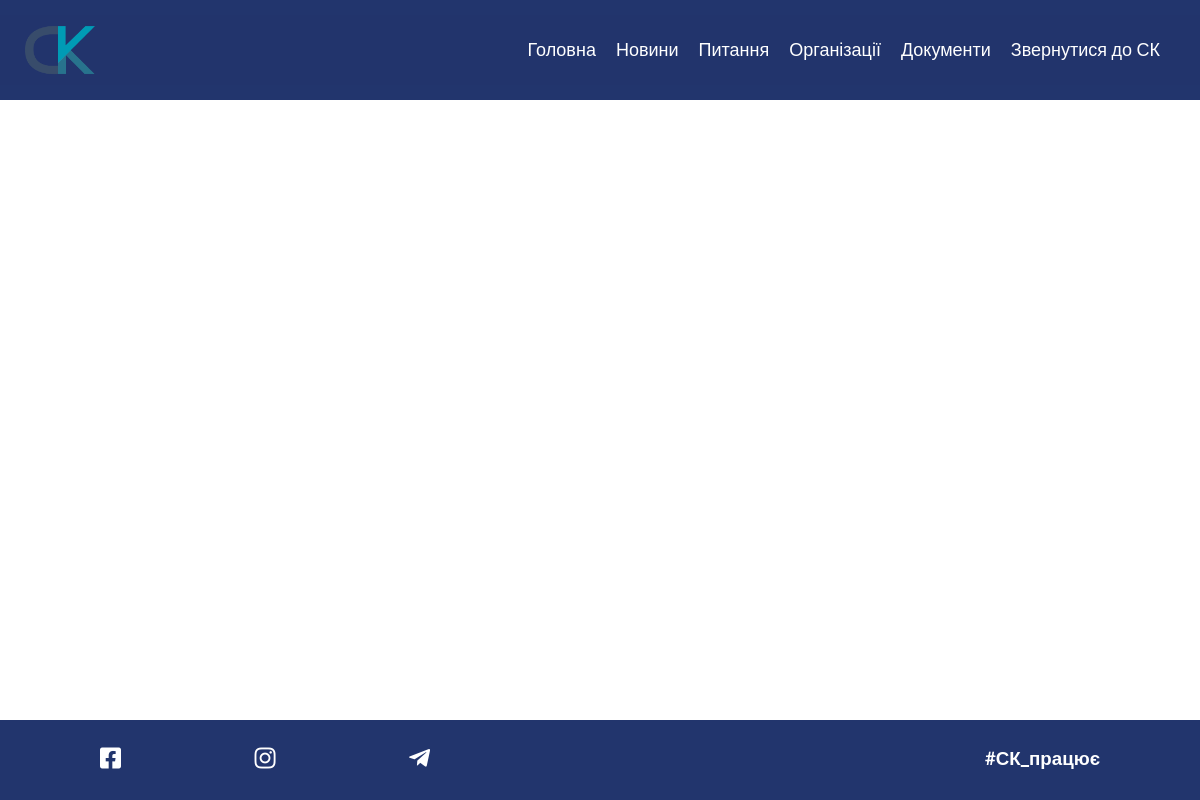
Page /documents/ on the earlier database version.
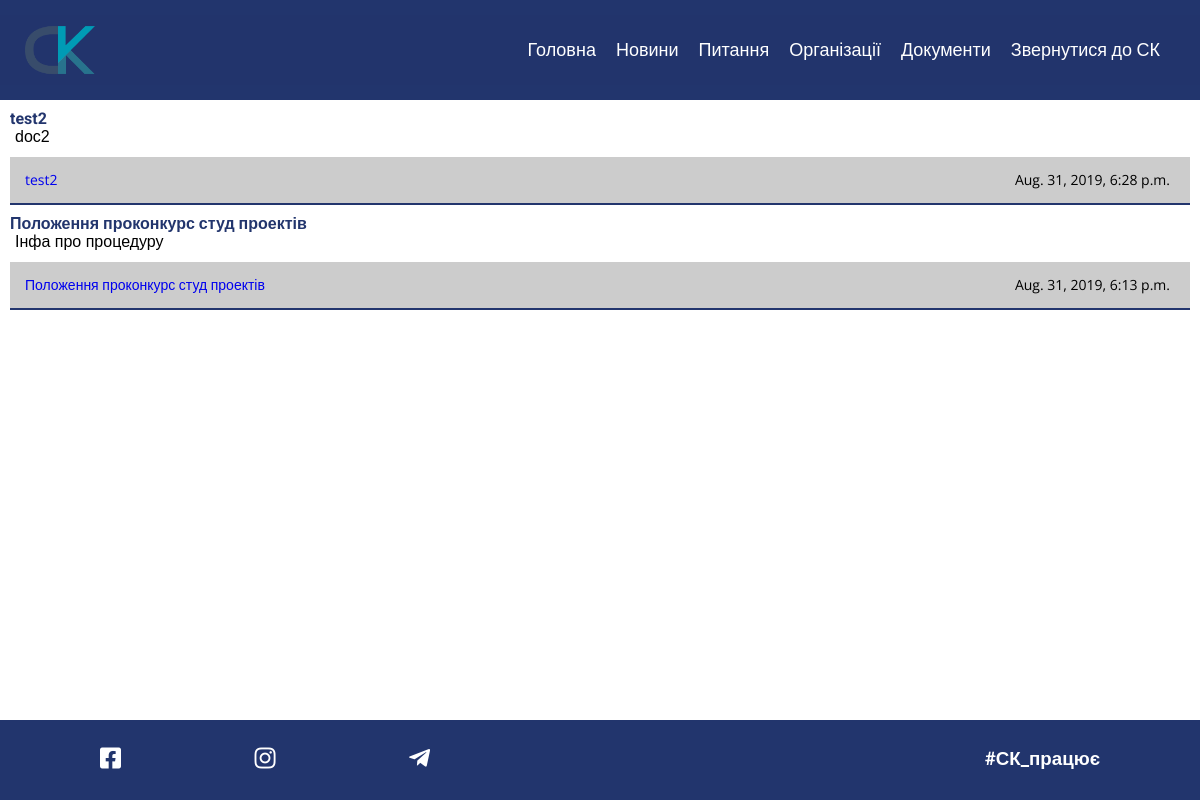
Same page on the later database version.
### skSite/models.py (models this page shows)
class Document(models.Model):
    date_posted = models.DateTimeField(default=timezone.now)
    doc_name = models.CharField(max_length=100)
    doc_description = models.CharField(max_length=200)
    file = models.FileField(upload_to='documents_pdfs')

### skSite/views.py (the view)
# urls.py: path('documents/', views.docs, name='docs'),
def docs(request):
    docs = Document.objects.all().order_by('-id')
    return render(request, 'skSite/docs.html', {'docs':docs, })

### skSite/templates/skSite/docs.html (shortened to what this page needs)
{% extends 'skSite/base.html' %}
{% load static %}
{% block content %}
    <div class = "bodyDocs">
        {% for doc in docs %}
            <div class = "soloDoc" style="margin: 10px 10px">
                <h1 style="font-size: 16px;color: #22356d">{{ doc.doc_name }}</h1>
                <p>{{ doc.doc_description }}</p>
                <code style="border-bottom: 2px solid #22356d">
                    <a href = "{{ doc.file.url }}">{{ doc.doc_name }}</a>
                    <p style="float: right;"> {{ doc.date_posted }} </p>
                </code>
            </div>
        {% endfor %}
    </div>
{% endblock content %}

### skSite/templates/skSite/base.html (shortened to what this page needs)
<!DOCTYPE html>
{% load static %}
<html lang="en">
<head>
    <link rel="stylesheet" href="https://use.fontawesome.com/releases/v5.8.2/css/all.css">
    <link rel="stylesheet" type="text/css" href="{% static 'skSite/scss/base.css' %}">
</head>
<body>
    {% include 'skSite/header.html' %}
    <div class="content">
        {% block content %}{% endblock %}
    </div>
    {% include 'skSite/footer.html' %}
</body>
</html>

### skSite/templates/skSite/header.html (shortened to what this page needs)
{% load static %}
<header class="header" id="header">
    <link rel="stylesheet" type="text/css" href="{% static 'skSite/scss/header.css' %}">
    <nav class="navbar">
        <a href = "{% url 'index' %}">
            <img src="{% static 'skSite/img/group_images/sk.png' %}" alt="" class="header__img" align="left">
        </a>
        <ul class="main-nav" id="js-menu">
            <li>
                <a href="{% url 'index' %}" class="nav__link">
                    Головна
                </a>
            </li>
            <li>
                <a href="{% url 'all-news' %}" class="nav__link">
                    Новини
                </a>
            </li>
            <li>
                <a href="{% url 'faq-info' %}" class="nav__link">
                    Питання
                </a>
            </li>
            <li>
                <a href="{% url 'orgs' %}" class="nav__link">
                    Організації
                </a>
            </li>
            <li>
                <a href="{% url 'docs' %}" class="nav__link">
                    Документи
                </a>
            </li>
            <li>
                 <a href="{% url 'index' %}#ContactUSPage" class="nav__link">
                    Звернутися до СК
                </a>
            </li>
        </ul>
    </nav>
</header>

### skSite/templates/skSite/footer.html
<footer class="footer">
  <div class="container container--footer">
    <ul class="socials__list">
      <li class="socials__item">
        <a href="https://www.facebook.com/StudNaUKMA/" class="socials__link">
          <i class="fab fa-facebook-square socials__icon"></i>
        </a>
      </li>
      <li class="socials__item">
        <a href="https://www.instagram.com/sk_naukma/" class="socials__link">
            <i class="fab fa-instagram socials__icon"></i>
        </a>
      </li>
      <li class="socials__item">
        <a href="https://t.me/StudNaUKMA" class="socials__link">
            <i class="fab fa-telegram-plane socials__icon"></i>
        </a>
      </li>
    </ul>
    <h3 class="footer__title">#СК_працює</h3>
  </div>
</footer>

### skSite/static/skSite/scss/base.css (style rules this page uses)
html { line-height:1.15;-ms-text-size-adjust:100%;-webkit-text-size-adjust:100% }
article,aside,details,figcaption,figure,footer,header,main,menu,nav,section { display:block }
h1 { font-size:2em }
a { background-color:transparent;-webkit-text-decoration-skip:objects;text-decoration:none }
img { border-style:none }
#infoContactBlock,*,legend { -webkit-box-sizing:border-box;box-sizing:border-box }
* { margin:0;padding:0 }
body,html { width:100%;min-height:100vh }
body { display:-webkit-box;display:-ms-flexbox;display:flex;-webkit-box-orient:vertical;-webkit-box-direction:normal;-ms-flex-direction:column;flex-direction:column;font-family:"Open Sans",sans-serif }
body,h1,h2,h3,h4,h5,h6 { margin:0 }
.content { -webkit-box-flex:1;-ms-flex:1 0;flex:1 0 }
.container { width:100%;padding:0 100px }
.header { height:100px;background:#22356d;z-index:10;font-family:"Roboto",sans-serif }
.header__img { max-width:90px;max-height:70px }
.nav__link { color:#fff;text-decoration:none;position:relative }
.nav__link::before { content:'';width:0;height:2px;background:#fff;position:absolute;bottom:-10px;left:50%;-webkit-transform:translateX(-50%);transform:translateX(-50%) }
.nav__link::after { content:'';width:0;height:2px;background:#fff;position:absolute;bottom:-10px;right:50%;-webkit-transform:translateX(50%);transform:translateX(50%) }
.footer { background:#22356d;height:80px;font-family:"Roboto",sans-serif }
.container--footer { width:100%;height:100%;padding:0 100px;overflow:hidden;display:-webkit-box;display:-ms-flexbox;display:flex;-ms-flex-wrap:wrap;flex-wrap:wrap;-webkit-box-pack:justify;-ms-flex-pack:justify;justify-content:space-between;-webkit-box-align:center;-ms-flex-align:center;align-items:center }
.socials__list { width:33%;list-style:none;padding:0;margin:0;display:-webkit-box;display:-ms-flexbox;display:flex;-webkit-box-pack:justify;-ms-flex-pack:justify;justify-content:space-between;-webkit-box-align:center;-ms-flex-align:center;align-items:center }
.socials__item { display:inline-block }
.socials__link { color:#fff;font-size:24px;font-size:1.5rem }
.footer__title { color:#fff;margin:0 }
.info_logo,h1 { font-family:"Roboto",sans-serif }
code { font-size:14px;overflow:hidden;font-family:"Open Sans",sans-serif;background-color:#ccc;padding:15px;display:block;margin-top:10px;margin-bottom:10px }
html { scroll-behavior:smooth }
p,ul { padding-left:5px }
p { padding-right:5px }
ul { list-style-type:none }
html { font-family: 'Open Sans', sans-serif; }
body { height: 100%; width: 100%; }

### skSite/static/skSite/scss/header.css (style rules this page uses)
.header__img { margin-left: 25px; max-width: 90px; max-height: 70px; }
.nav__link { text-decoration: none; position: relative; }
* { box-sizing: border-box; padding: 0; margin: 0; }
body { font-family: 'Josefin Sans', sans-serif; }
.navbar { margin-top: 15px; vertical-align: middle; font-size: 18px; background: rgba(34,53,109,0.5); padding-bottom: 10px; }
.main-nav { list-style-type: none; display: none; }
.main-nav li { text-align: center; padding-right: 10px; padding-left: 10px; }
@media screen and (min-width: 768px) { .navbar { display: flex; justify-content: space-between; padding-bottom: 0; height: 70px; align-items: center; } }
@media screen and (min-width: 768px) { .main-nav { display: flex; margin-right: 30px; flex-direction: row; justify-content: flex-end; } }
@media screen and (min-width: 768px) { .main-nav li { margin: 0; } }

Differences in the rows shown:
added Document: doc_name "test2", doc_description "doc2", date_posted "Aug. 31, 2019, 6:28 p.m."
added Document: doc_name "Положення проконкурс студ проектів", doc_description "Інфа про процедуру", date_posted "Aug. 31, 2019, 6:13 p.m."
